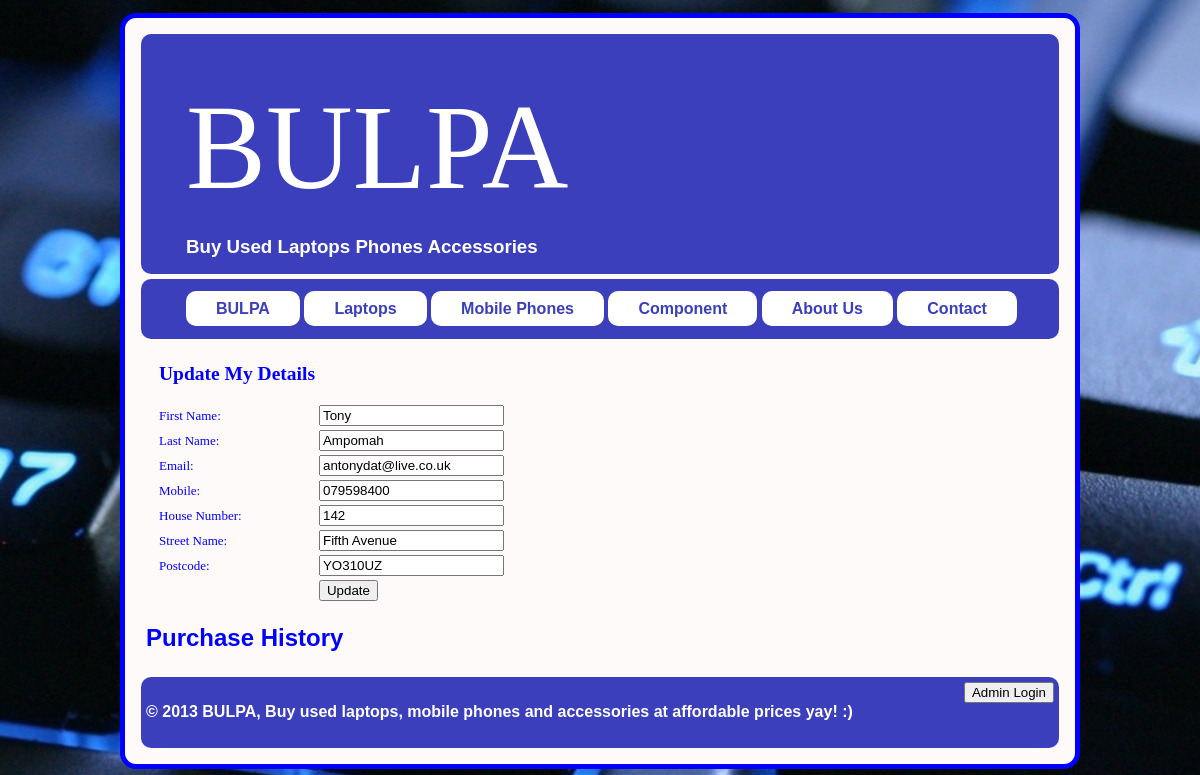
Page /UserAmendAccount.php (signed in) on the committed database.
### tables this page shows
CREATE TABLE `users` (
  `userID` int(10) NOT NULL AUTO_INCREMENT,
  `firstname` varchar(15) NOT NULL,
  `lastname` varchar(15) NOT NULL,
  `password` varchar(50) NOT NULL,
  `email` varchar(30) NOT NULL,
  `HouseNumber` float NOT NULL,
  `StreetName` varchar(20) NOT NULL,
  `MobileNumber` varchar(12) NOT NULL,
  `Postcode` varchar(9) NOT NULL,
  PRIMARY KEY (`userID`)
);

### UserAmendAccount.php (the view, shortened to what this page needs)
<?php
require 'cart.php';
?>
<!DOCTYPE html>
<html>
 <head>
      <?php include './includes/css_link.php'; ?>
   </head>
	<body>
		<div id="pagewrap">
			<div class =miniwrapper>
				<?php include 'includes/headerAmend.php'
				?>
				<?php include 'includes/navigation.php'
				?>
				<section id="content">
<?php
$email=$_SESSION['user'];
$query ="SELECT * FROM users WHERE email='$email'";
  $result = mysqli_query($connection,$query) or exit ("Error in query: $query. ".mysqli_error());
 $row = mysqli_fetch_assoc($result)
?>
<table>
	<td><h2>Update My Details</h2></td>
<form method="POST" action="Update.php" >
	<tr>
										<td><label for="FirstName">First Name: </label></td>
										<td>
										<input type="text" name="FirstName" value="<?php echo $row["firstname"] ?>"/>
										</td>
									<tr>
										<td><label for="LastName">Last Name: </label></td>
										<td>
										<input type="text" name="LastName" value="<?php echo $row['lastname']; ?>"/>
										</td>
									<tr>
										<td><label for="Email">Email: </label></td>
										<td>
										<input type="text" name="Email" value="<?php echo $row['email']; ?>"/>
										</td>
									<tr>
										<td><label for="Mobile">Mobile: </label></td>
										<td>
										<input type="text" name="Mobile" value="<?php echo $row['MobileNumber']; ?>"/>
										</td>
									<tr>
										<td><label for="HouseNumber">House Number: </label></td>
										<td>
										<input type="text" name="HouseNumber" value="<?php echo $row['HouseNumber']; ?>"/>
										</td>
									<tr>
										<td><label for="StreetName">Street Name: </label></td>
										<td>
										<input type="text" name="StreetName" value="<?php echo $row['StreetName']; ?>"/>
										</td>
									<tr>
										<td><label for="Postcode">Postcode: </label></td>
										<td>
										<input type="text" name="Postcode"  value="<?php echo $row['Postcode']; ?>"/>
										</td>
									<tr>
										<td></td>
										<td>
										<input type="submit" value="Update" />
										</td>
								</form>
							</table>
<h2>Purchase History</h2>
				</section>
				<?php include'includes/footer.php'
				?>
			</div>
		</div>
	</body>
</html>

### css/main.css (style rules this page uses)
body { font: 1em Arial, Helvetica, sans-serif; }
#pagewrap { width: 960px; margin: 0px auto; }
.miniwrapper { border: solid 5px blue; border-radius: 1em; padding: 1em; background-color: #FFFAFA; color: blue; }
#content { width: 910px; float: left; }
#content { background:#FFFAFA; }
#pagewrap, header, #content, #sidebar, footer, nav { padding: 5px; }
table { border: solid 0px white; margin-left:10px; font: normal 13px Cambria; background-color: #FFFAFA; text-transform:lowercase; text-transform: capitalize; }

### rows in the picture
users: FirstName "Tony", LastName "Ampomah", Email "antonydat@live.co.uk", Mobile "079598400", HouseNumber "142", StreetName "Fifth Avenue", Postcode "YO310UZ"
